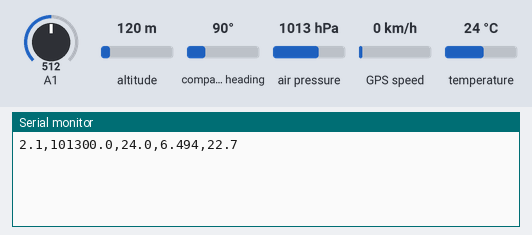
Bench run of a sketch on a simulated Arduino Uno, built with avr-gcc and run on an emulated ATmega328P. Shown: the last lines printed to the serial monitor. Inputs (shaded band) come from the test bench; at power-on: air pressure 1013 hPa, A1 = 512, temperature 24 °C, altitude 120 m, compass heading 90°, GPS speed 0 km/h. The local clock reads 2024-03-15 10:24:30 at power-on unless the sketch sets it; storage starts empty; the GPS gets a fix after 3 s at 37.7749, -122.4194 with 8 satellites.

Above: at 1.2 s.
1.3 s: air pressure set to 952 hPa
At 7.4 s:
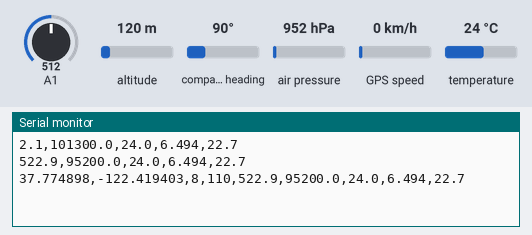
7.7 s: A1 set to 716
At 9.1 s:
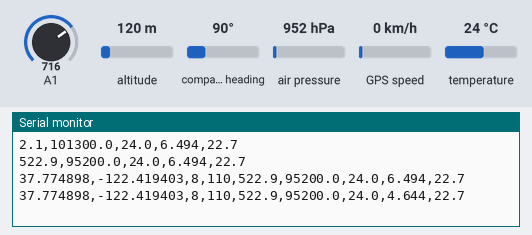
9.2 s: temperature set to 12 °C
10.7 s: A1 set to 992
At 12.0 s:
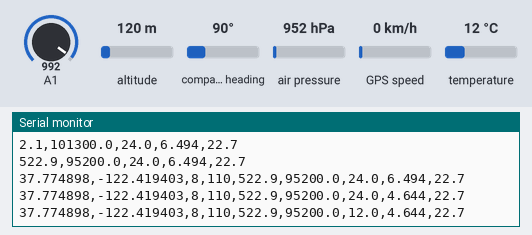
12.2 s: air pressure set to 975 hPa
At 14.47 s:
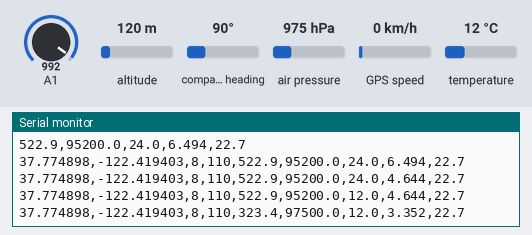

Measured:
- after the input at 1.3 s, the serial monitor: prints a new line after 2.4 s (image 1)
- after the input at 7.7 s, the serial monitor: prints a new line after 1.2 s (image 2)
- after the input at 12.2 s, the serial monitor: prints a new line after 2.0 s (image 4)

The sketch:

picosat_horus_v4.ino
```cpp
/*
Autor: Vinícius Azevedo
Github: https://github.com/vmeazevedo
LinkedIn: https://www.linkedin.com/in/vin%C3%ADcius-azevedo-45180ab2/

Você pode encontrar o projeto completo no diretório abaixo:
https://github.com/vmeazevedo/Picosat_Horus
*/

// Obs: realizar uma ponte entre o 3,3V para A1

// Incluir Bibliotecas
#include <Arduino.h>
#include <SFE_BMP180.h>
#include <Adafruit_BMP085.h>
#include <Adafruit_I2CDevice.h>
#include <SoftwareSerial.h>
#include <TinyGPS.h>
#include <Wire.h>
#include <RTClib.h>
#include <SD.h>

// Definições de Pin
#define SDFILE_PIN_CS 10
#define GPS_RX 4
#define GPS_TX 3
#define GPS_Serial_Baud 9600

// inicialização de objeto
Adafruit_BMP085 bmp;
RTC_DS3231 rtcDS;
File sdFile;
TinyGPS gps;
SoftwareSerial gpsSerial(GPS_RX, GPS_TX);
float ref=3.25;

void setup()
{
    Serial.begin(9600);
    while (!Serial) ; // Aguarde a conexão da porta serial. Necessário para USB nativo
    //Serial.println("Inicializando");

    // Inicializa o GPS
    Serial.begin(GPS_Serial_Baud);
    gpsSerial.begin(GPS_Serial_Baud);

    //Inicializar dispositivo I2C
    bmp.begin();

  if (! rtcDS.begin()) {
    Serial.println("Não foi possível encontrar RTC");
    while (1);
    }

  if (rtcDS.lostPower()) {
    Serial.println("RTC perdeu a bateria, vamos definir a hora!");
    // a linha seguinte define o RTC para a data e hora em que este esboço foi compilado
    rtcDS.adjust(DateTime(F(__DATE__), F(__TIME__)));
    // Esta linha define o RTC com uma data e hora explícitas, por exemplo, para definir
    // 21 de janeiro de 2014 às 3h:
    rtcDS.adjust(DateTime(2014, 1, 21, 3, 0, 0));
    }

    // Defina o pino SPI SS para saída, caso contrário, as funções da biblioteca SD não funcionarão.
    // O SD é configurado para usar SPI SS Arduino pino 10 como seleção de chip (CS) por padrão.
    // Para alterar o pin, use SD.begin (SD_CS_PIN)
    pinMode(SDFILE_PIN_CS, OUTPUT);
    // Verifique se o cartão está presente e pode ser inicializado

  if (!SD.begin()) {
    //Serial.println(F("O cartão falhou ou não está presente"));
    while(1);
    }
    //Serial.println(F("Cartão inicializado"));
}

void loop()
{
    // Captura de tensão interna do Nano
    float vcc;
    int i, counts=10;
      vcc=0;
      for(i=0; i<counts; i++) {
        vcc += ref * 1023.0 / analogRead(A1); // Conversor AD de entrada A1
  }
    // GPS NEO6M
    bool newData = false;
    unsigned long chars;
    // Por um segundo, analisamos os dados do GPS e relatamos alguns valores-chaves
    for (unsigned long start = millis(); millis() - start < 1000;)
    {
      while (gpsSerial.available())
      {
        char c = gpsSerial.read();
        // Serial.write(c); // Apague o comentario para mostrar os dados crus
        if (gps.encode(c)) // Atribui true para newData caso novos dados sejam recebidos
          newData = true;
      }
    }
    if (newData)
    {
      float flat, flon;
      unsigned long age;
      gps.f_get_position(&flat, &flon, &age);
      // Latitude
      Serial.print(flat == TinyGPS::GPS_INVALID_F_ANGLE ? 0.0 : flat, 6);
      Serial.print(",");
      // Longitude
      Serial.print(flon == TinyGPS::GPS_INVALID_F_ANGLE ? 0.0 : flon, 6);
      Serial.print(",");
      // Satélite
      Serial.print(gps.satellites() == TinyGPS::GPS_INVALID_SATELLITES ? 0 : gps.satellites());
      Serial.print(",");
      // Precisão
      Serial.print(gps.hdop() == TinyGPS::GPS_INVALID_HDOP ? 0 : gps.hdop());
      Serial.print(",");
    }


    // BMP180 - Sensor de pressão barométrica, temperatura, altitude
    // Leitura da altitude do sensor barométrico, observe que o sensor tem 1m de precisão
    double bmp180Alt = bmp.readAltitude();
    double bmp180Pressure = bmp.readPressure();
    double bmp180TempC = bmp.readTemperature();
    //Serial.print("Altitude: ");
    Serial.print(bmp180Alt,1);
    Serial.print(",");
    Serial.print(bmp180Pressure,1);
    Serial.print(",");
    Serial.print(bmp180TempC,1);
    Serial.print(",");
    Serial.print(vcc/counts,3);       // telemetria da VIN do Nano
    Serial.print(",");
    Serial.print(GetTemp(),1);        // telemetria da temp. interna do Nano
    Serial.print("");
    Serial.println();
    delay(1000);

  // Módulo Micro SD
    // O código de exemplo SD cria um arquivo datalog.txt para registrar os dados do sensor
    sdFile = SD.open("datalog.txt", FILE_WRITE);
    // se o arquivo existir no cartão SD, grave os dados do sensor
    if (sdFile) {
    // Gravar no arquivo os dados:
  // ddmmaaaa,hhmmss,temperatura,pressão,altitude

  // ddmmaaaa,hhmmss
  DateTime now = rtcDS.now();
  sdFile.print(now.day(), DEC);
  sdFile.print(now.month(), DEC);
  sdFile.print(now.year(), DEC);
  sdFile.print(",");
  sdFile.print(now.hour(), DEC);
  sdFile.print(now.minute(), DEC);
  sdFile.print(now.second(), DEC);

  // Temperatura,Pressão,Altitude
  sdFile.print(",");
  sdFile.print(bmp.readTemperature());
  sdFile.print(",");
  sdFile.print(bmp.readPressure());
  sdFile.print(",");
  sdFile.print(bmp.readAltitude());


  // Coordenadas de GPS
  float flat, flon;
  unsigned long age;
  gps.f_get_position(&flat, &flon, &age);
  sdFile.print(",");
  sdFile.print(flat == TinyGPS::GPS_INVALID_F_ANGLE ? 0.0 : flat, 6);
  sdFile.print(",");
  sdFile.print(flon == TinyGPS::GPS_INVALID_F_ANGLE ? 0.0 : flon, 6);
  sdFile.print(",");
  sdFile.print(gps.satellites() == TinyGPS::GPS_INVALID_SATELLITES ? 0 : gps.satellites());
  sdFile.print(",");
  sdFile.print(gps.hdop() == TinyGPS::GPS_INVALID_HDOP ? 0 : gps.hdop());
  sdFile.println();

  // Fechar o arquivo
    sdFile.close();
    }
    else {
    // Se o arquivo não abriu, imprime o erro
    Serial.println(F("Erro ao abrir o arquivo."));
  }
  delay(500);
}

// Função de captura de temp. interna
double GetTemp(void){
  unsigned int wADC;
  double t;
  // Defina a referência interna e o mux.
  ADMUX = (_BV(REFS1) | _BV(REFS0) | _BV(MUX3));
  ADCSRA |= _BV(ADEN);  // habilite o ADC
  delay(100);            // espere que as tensões se tornem estáveis.
  ADCSRA |= _BV(ADSC);  // Inicie o ADC

  // Detectar fim de conversão
  while (bit_is_set(ADCSRA,ADSC));
  // O registro de leitura "ADCW" trata de como ler ADCL e ADCH.
  wADC = ADCW;
  // O deslocamento de 324,31 pode estar errado. É apenas uma indicação.
  t = (wADC - 324.31 ) / 1.22;
  // A temperatura retornada está em graus Celsius.
  return (t);
}
```

SFE_BMP180.h
```cpp
// (licence header left out)
#ifndef SFE_BMP180_h
#define SFE_BMP180_h

#if defined(ARDUINO) && ARDUINO >= 100
#include "Arduino.h"
#else
#include "WProgram.h"
#endif

class SFE_BMP180
{
	public:
		SFE_BMP180(); // base type

		char begin();
			// call pressure.begin() to initialize BMP180 before use
			// returns 1 if success, 0 if failure (bad component or I2C bus shorted?)

		char startTemperature(void);
			// command BMP180 to start a temperature measurement
			// returns (number of ms to wait) for success, 0 for fail

    double getTemperatureC();
    double getTemperatureF();

		char getTemperature(double &T);
			// return temperature measurement from previous startTemperature command
			// places returned value in T variable (deg C)
			// returns 1 for success, 0 for fail

		char startPressure(char oversampling);
			// command BMP180 to start a pressure measurement
			// oversampling: 0 - 3 for oversampling value
			// returns (number of ms to wait) for success, 0 for fail

    double getPressure();

		char getPressure(double &P, double &T);
			// return absolute pressure measurement from previous startPressure command
			// note: requires previous temperature measurement in variable T
			// places returned value in P variable (mbar)
			// returns 1 for success, 0 for fail

		double sealevel(double P, double A);
			// convert absolute pressure to sea-level pressure (as used in weather data)
			// P: absolute pressure (mbar)
			// A: current altitude (meters)
			// returns sealevel pressure in mbar

		double altitude();//double P);//, double P0);
			// convert absolute pressure to altitude (given baseline pressure; sea-level, runway, etc.)
			// P: absolute pressure (mbar)
			// P0: fixed baseline pressure (mbar)
			// returns signed altitude in meters

		char getError(void);
			// If any library command fails, you can retrieve an extended
			// error code using this command. Errors are from the wire library:
			// 0 = Success
			// 1 = Data too long to fit in transmit buffer
			// 2 = Received NACK on transmit of address
			// 3 = Received NACK on transmit of data
			// 4 = Other error

	private:

		char readInt(char address, int16_t &value);
			// read an signed int (16 bits) from a BMP180 register
			// address: BMP180 register address
			// value: external signed int for returned value (16 bits)
			// returns 1 for success, 0 for fail, with result in value

		char readUInt(char address, uint16_t &value);
			// read an unsigned int (16 bits) from a BMP180 register
			// address: BMP180 register address
			// value: external unsigned int for returned value (16 bits)
			// returns 1 for success, 0 for fail, with result in value

		char readBytes(unsigned char *values, char length);
			// read a number of bytes from a BMP180 register
			// values: array of char with register address in first location [0]
			// length: number of bytes to read back
			// returns 1 for success, 0 for fail, with read bytes in values[] array

		char writeBytes(unsigned char *values, char length);
			// write a number of bytes to a BMP180 register (and consecutive subsequent registers)
			// values: array of char with register address in first location [0]
			// length: number of bytes to write
			// returns 1 for success, 0 for fail

		int16_t AC1,AC2,AC3,VB1,VB2,MB,MC,MD;
		uint16_t AC4,AC5,AC6;
		double c5,c6,mc,md,x0,x1,x2,y0,y1,y2,p0,p1,p2;
		char _error;
    double baseline; // baseline pressure

};

#define BMP180_ADDR 0x77 // 7-bit address

#define	BMP180_REG_CONTROL 0xF4
#define	BMP180_REG_RESULT 0xF6

#define	BMP180_COMMAND_TEMPERATURE 0x2E
#define	BMP180_COMMAND_PRESSURE0 0x34
#define	BMP180_COMMAND_PRESSURE1 0x74
#define	BMP180_COMMAND_PRESSURE2 0xB4
#define	BMP180_COMMAND_PRESSURE3 0xF4

#endif
```
